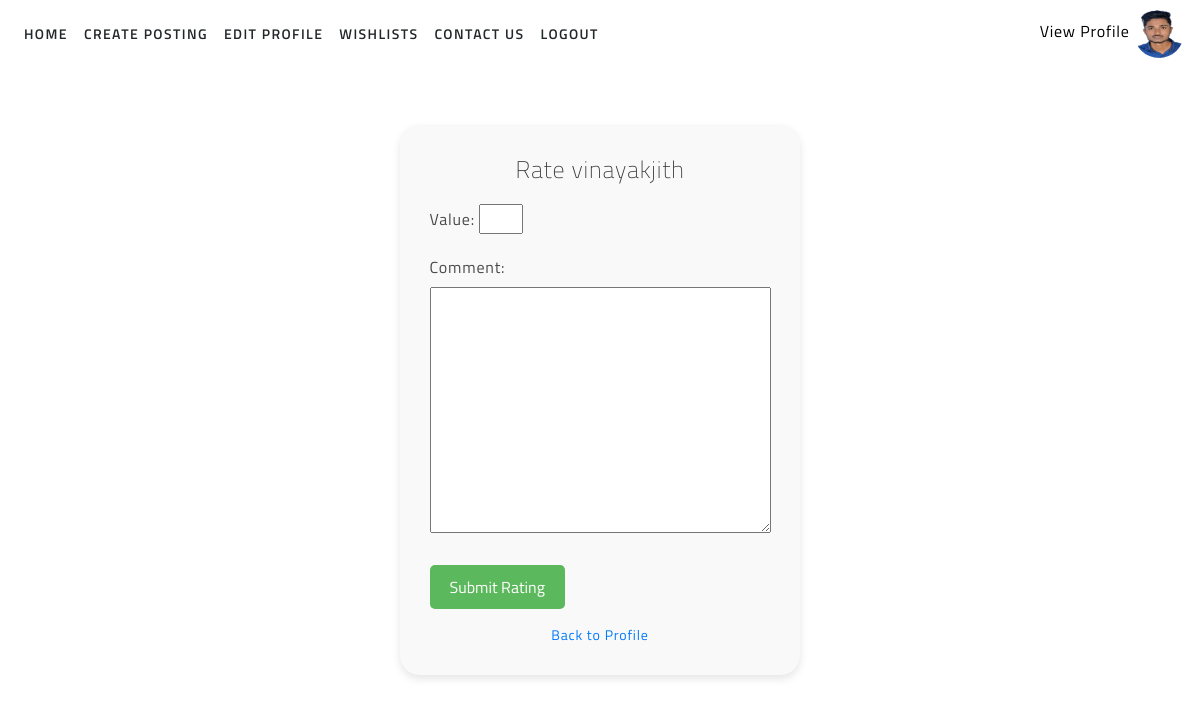
The app's page /userpanel/rate_agent/3/ (signed in) with its own data.
### adminpanel/models.py (models this page shows, shortened)
class Profile(models.Model):
    user=models.OneToOneField(User, on_delete=models.CASCADE)
    profile_image=models.ImageField(upload_to='profile_image/',default='profile_image/profile.png')
    user_bio=models.TextField(blank=True)
    phone=models.CharField(max_length=20)

### userpanel/views.py (the view)
# urls.py: path('rate_agent/<int:agent_id>/',rate_agent,name="rate_agent"),
@login_required
def rate_agent(request, agent_id):
    agent=get_object_or_404(Profile, id=agent_id)
    profile=Profile.objects.get(user=request.user)
    if request.method=='POST':
        form=Ratingform(request.POST)
        if form.is_valid():
            existing_rating=Rating.objects.filter(reviewer=request.user, agent=agent).first()
            if existing_rating:
                messages.error(request,"You have already rated this user")
                return redirect('userpanel:agent', agent_id=agent.id)
        rating=form.save(commit=False)
        rating.reviewer=request.user
        rating.agent=agent
        rating.save()
        messages.success(request,'Your rating have been submitted')
        return redirect('userpanel:agent', agent_id=agent.id)
    else:
        form=Ratingform()
    context={
        'form':form,
        'agent':agent,
        'profile':profile
    }
    return render(request,'userpanel/rate_agent.html',context)

### userpanel/forms.py
class Ratingform(forms.ModelForm):
    class Meta:
        model=Rating
        fields=['value','comment']
        widgets={
            'value': forms.NumberInput(attrs={'min': 1, 'max': 5, 'step': 1}),
        }

### userpanel/templates/userpanel/rate_agent.html (shortened to what this page needs)
{% extends 'userpanel/userbase.html' %}
{% block content %}
{% load static %}
<div class="form-container">
  <h1>Rate {{ agent.user.username }}</h1>
  <form method="post">
    {{ form.as_p }}
    <button type="submit">Submit Rating</button>
  </form>
  <a href="{% url 'userpanel:agent' agent.id %}">Back to Profile</a>
</div>
{% endblock %}

### userpanel/templates/userpanel/userbase.html (shortened to what this page needs)
{% load static %}
<!doctype html>
<html lang="en">
<head>
  <link rel="stylesheet" href="https://stackpath.bootstrapcdn.com/bootstrap/4.3.1/css/bootstrap.min.css"
>
  <link rel="stylesheet" href="{% static 'assets/css/style.css' %}">
  <link href="https://unpkg.com/ionicons@4.5.5/dist/css/ionicons.min.css" rel="stylesheet">
</head>
<body>
  <nav class="navbar navbar-expand-lg fixed-top">
    <div class="collapse navbar-collapse" id="navbarSupportedContent">
      <ul class="navbar-nav mr-auto">
        {% if user.is_staff %}
        <li class="nav-item {% if request.resolver_match.url_name == 'userhome' %}active{% endif %}">
          <a class="nav-link" href="{% url 'adminpanel:adminhome' %}">Home</a>
        </li>
        {% else %}
        <li class="nav-item {% if request.resolver_match.url_name == 'userhome' %}active{% endif %}">
          <a class="nav-link" href="{% url 'userpanel:userhome' %}">Home</a>
        </li>
        {% endif %}
        <li class="nav-item">
          <a class="nav-link" href="{% url 'userpanel:payment_methods' %}">Create Posting</a>
        </li>
        {% if profile %}
        <li class="nav-item">
          <a class="nav-link" href="{% url 'userpanel:userprofile' user.id %}">Edit Profile</a>
        </li>
        {% else %}
        <li class="nav-item">
          <a class="nav-link" href="{% url 'userpanel:userprofile' user.id %}">Create Profile</a>
        </li>
        {% endif %}
        <li class="nav-item">
          <a class="nav-link" href="{% url 'userpanel:view_wishlist' %}">Wishlists</a>
        </li>
        <li class="nav-item">
          <a class="nav-link" href="https://wa.me/918138875720">Contact Us</a>
        </li>
        <li class="nav-item">
          <a class="nav-link" href="{% url 'userpanel:userlogout' %}">Logout</a>
        </li>
      </ul>
      <div class="avatar-sm">
        <a href="{% url 'userpanel:viewprofile' user.id %}" style="color: black;">View Profile</a>
        <img
          src="{{ profile.profile_image.url }}"
          alt="..."
          class="avatar-img rounded-circle"
          style="width: 50px; height: 50px;"
        />
</nav>
  {% block content %}{% endblock %}
</body>
</html>

### static/assets/css/style.css (style rules this page uses)
html { scroll-behavior: smooth; }
body { font-family: 'Titillium Web', sans-serif; font-size: 16px; font-weight: 400; letter-spacing: .05em; background-color: #ffffff; color: #ffffff; }
h1, h2, h3, h4, h5, h6 { font-weight: 200; margin-bottom: 0px; }
a { color: #ffffff; }
.navbar { background-color: #ffffff; z-index: 9999; }
.nav-link { font-size: 14px; font-weight: 600; color: #222729; letter-spacing: .1em; text-transform: uppercase; }

### userpanel/templates/userpanel/rate_agent.html (style rules this page uses)
body { background-size: cover; background-position: center; background-repeat: no-repeat; height: 100vh; display: flex; justify-content: center; align-items: center; }
.form-container { width: 400px; padding: 30px; display: flex; flex-direction: column; justify-content: center; align-items: center; border-radius: 20px; background-color: #f9f9f9; box-shadow: 0 4px 8px rgba(0, 0, 0, 0.1); color: #4a4a4a; }
.form-container h1 { font-size: 24px; margin-bottom: 20px; text-align: center; color: #333; }
.form-container button { margin-top: 10px; padding: 10px 20px; background-color: #5cb85c; border: none; border-radius: 5px; color: #fff; font-size: 16px; cursor: pointer; }
.form-container a { margin-top: 15px; text-decoration: none; color: #007bff; font-size: 14px; }

### records on screen
Profile: profile_image (picture)
Profile: user.username "vinayakjith"
